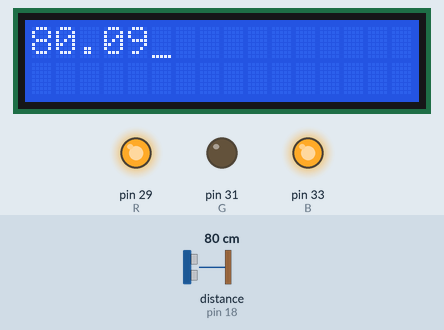
This program was run on a simulated Raspberry Pi (header pin numbers). Parts: 16×2 character LCD, output pins drawn as LEDs (lit = HIGH). Inputs (shaded band) come from the test bench; at power-on: distance to the obstacle (sensor on pin 18) 80 cm. The echo pulse lasts 58.3 µs per cm; the clock reads 2024-03-15 10:24:30 at power-on unless the program sets it; pins used as bus, display or sensor lines are not drawn; what the program prints to the terminal is not drawn.

Above: at 1.2 s.
1.3 s: distance to the obstacle (sensor on pin 18) set to 11 cm
At 2.8 s:
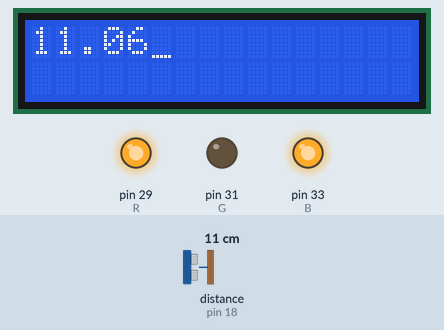
4.1 s: distance to the obstacle (sensor on pin 18) set to 8 cm
At 4.6 s:
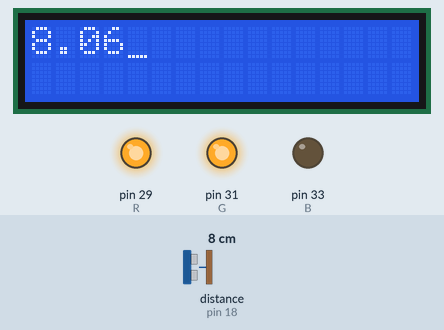
7.8 s: distance to the obstacle (sensor on pin 18) set to 6 cm
At 9.5 s:
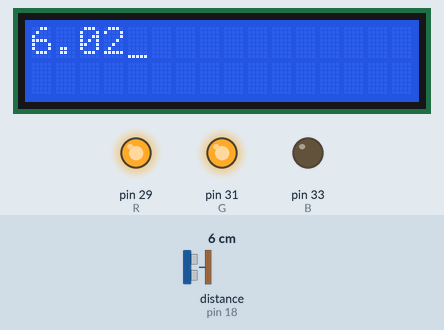
10.6 s: distance to the obstacle (sensor on pin 18) set to 3 cm
At 13.1 s:
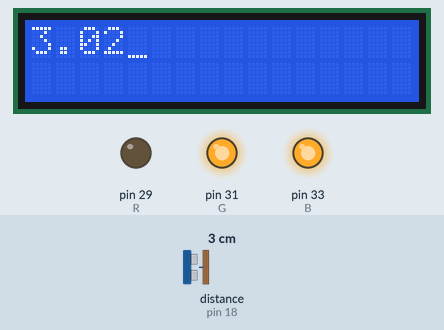
Timing chart, 0 to 14.6 s (numbered marks = the images above; inputs shaded):
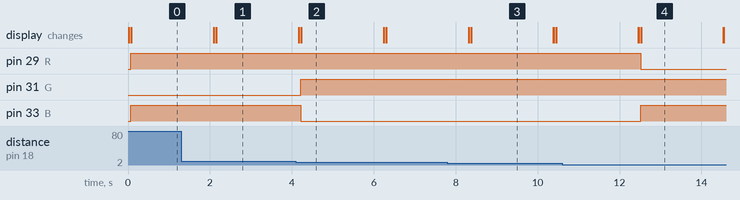

Measured:
- the behaviour switches between 10 and 9 cm on distance to the obstacle (sensor on pin 18) (found by bisection; images 1 and 2)
- the behaviour switches between 5 and 4 cm on distance to the obstacle (sensor on pin 18) (found by bisection; images 3 and 4)
- after the input at 4.1 s, pin 31 (G): LOW → HIGH after 0.12 s; pin 33 (B): HIGH → LOW after 0.12 s
- after the input at 10.6 s, pin 29 (R): HIGH → LOW after 1.9 s; pin 33 (B): LOW → HIGH after 1.9 s

The program:

lcd.py
```python
import RPi.GPIO as GPIO
import time
from ultra import *
GPIO.setmode(GPIO.BOARD)
rs=3
en=5
d4=40
d5=38
d6=36
d7=35

GPIO.setup(rs,GPIO.OUT)
GPIO.setup(en,GPIO.OUT)
GPIO.setup(d4,GPIO.OUT)
GPIO.setup(d5,GPIO.OUT)
GPIO.setup(d6,GPIO.OUT)
GPIO.setup(d7,GPIO.OUT)

def enable():
	GPIO.output(en,1)
	time.sleep(0.0005)
	GPIO.output(en,0)
	time.sleep(0.0005)

def lcd_cmd(x):
	#For MSB
	GPIO.output(rs,0)
	GPIO.output(d4,0)
	GPIO.output(d5,0)
	GPIO.output(d6,0)
	GPIO.output(d7,0)
	if x & 0x10==0x10:
		GPIO.output(d4,1)
	if x & 0x20==0x20:
		GPIO.output(d5,1)
	if x & 0x40==0x40:
		GPIO.output(d6,1)
	if x & 0x80==0x80:
		GPIO.output(d7,1)
	enable()

	#For LSB
	GPIO.output(d4,0)
	GPIO.output(d5,0)
	GPIO.output(d6,0)
	GPIO.output(d7,0)
	if x & 0x01==0x01:
		GPIO.output(d4,1)
	if x & 0x02==0x02:
		GPIO.output(d5,1)
	if x & 0x04==0x04:
		GPIO.output(d6,1)
	if x & 0x08==0x08:
		GPIO.output(d7,1)
	enable()

def lcd_data(x):
	#For MSB bit
	GPIO.output(rs,1)
	GPIO.output(d4,0)
	GPIO.output(d5,0)
	GPIO.output(d6,0)
	GPIO.output(d7,0)
	if x & 0x10==0x10:
		GPIO.output(d4,1)
	if x & 0x20==0x20:
		GPIO.output(d5,1)
	if x & 0x40==0x40:
		GPIO.output(d6,1)
	if x & 0x80==0x80:
		GPIO.output(d7,1)
	enable()

	#For LSB bit
	GPIO.output(d4,0)
	GPIO.output(d5,0)
	GPIO.output(d6,0)
	GPIO.output(d7,0)
	if x & 0x01==0x01:
		GPIO.output(d4,1)
	if x & 0x02==0x02:
		GPIO.output(d5,1)
	if x & 0x04==0x04:
		GPIO.output(d6,1)
	if x & 0x08==0x08:
		GPIO.output(d7,1)
	enable()

def init():
	lcd_cmd(0x33)
	lcd_cmd(0x32)
	lcd_cmd(0x28)
	lcd_cmd(0x0c)
	lcd_cmd(0x0e)
	lcd_cmd(0x01)

def strg_data(x):
	length=len(x)
	for i in range(0,length):
		lcd_data(ord(x[i]))

def custom():
	lcd_cmd(64)
	lcd_data(14)
	lcd_data(10)
	lcd_data(27)
	lcd_data(17)
	lcd_data(17)
	lcd_data(17)
	lcd_data(17)
	lcd_data(31)
	lcd_cmd(0x80)
	lcd_data(0)
	time.sleep(1)

	lcd_cmd(64)
	lcd_data(14)
	lcd_data(10)
	lcd_data(27)
	lcd_data(17)
	lcd_data(17)
	lcd_data(17)
	lcd_data(31)
	lcd_data(31)
	lcd_cmd(0x80)
	lcd_data(0)
	time.sleep(1)

	lcd_cmd(64)
	lcd_data(14)
	lcd_data(10)
	lcd_data(27)
	lcd_data(17)
	lcd_data(17)
	lcd_data(31)
	lcd_data(31)
	lcd_data(31)
	lcd_cmd(0x80)
	lcd_data(0)
	time.sleep(1)

	lcd_cmd(64)
	lcd_data(14)
	lcd_data(10)
	lcd_data(27)
	lcd_data(17)
	lcd_data(31)
	lcd_data(31)
	lcd_data(31)
	lcd_data(31)
	lcd_cmd(0x80)
	lcd_data(0)
	time.sleep(1)

	lcd_cmd(64)
	lcd_data(14)
	lcd_data(10)
	lcd_data(27)
	lcd_data(31)
	lcd_data(31)
	lcd_data(31)
	lcd_data(31)
	lcd_data(31)
	lcd_cmd(0x80)
	lcd_data(0)
	time.sleep(1)

	lcd_cmd(64)
	lcd_data(14)
	lcd_data(14)
	lcd_data(31)
	lcd_data(31)
	lcd_data(31)
	lcd_data(31)
	lcd_data(31)
	lcd_data(31)
	lcd_cmd(0x80)
	lcd_data(0)
	time.sleep(1)

while 1:
	init()
	#custom()
	lcd_cmd(0x80)
	val=str(round(ultra_data(),2))
	strg_data(val)
	print(val)
	time.sleep(2)
```

ultra.py
```python
import RPi.GPIO as GPIO
import time
GPIO.setmode(GPIO.BOARD)
trig=16
echo=18
R=29
G=31
B=33
GPIO.setup(trig,GPIO.OUT)
GPIO.setup(echo,GPIO.IN)
GPIO.setup(R,GPIO.OUT)
GPIO.setup(G,GPIO.OUT)
GPIO.setup(B,GPIO.OUT)
def ultra_data():
	GPIO.output(trig,1)
	time.sleep(0.05)
	GPIO.output(trig,0)

	while(GPIO.input(echo)==0):
		start_time = time.time()
	while(GPIO.input(echo)==1):
		stop_time = time.time()

	duration = stop_time - start_time
	d = (duration *34300)/2
	if(d>10):
		GPIO.output(R,1)
		GPIO.output(G,0)
		GPIO.output(B,1)
	elif(d<10 and d>5):
		GPIO.output(R,1)
		GPIO.output(G,1)
		GPIO.output(B,0)
	elif(d<5):
		GPIO.output(R,0)
		GPIO.output(G,1)
		GPIO.output(B,1)
	#print(round(d,2),"cm")
	return d
```
